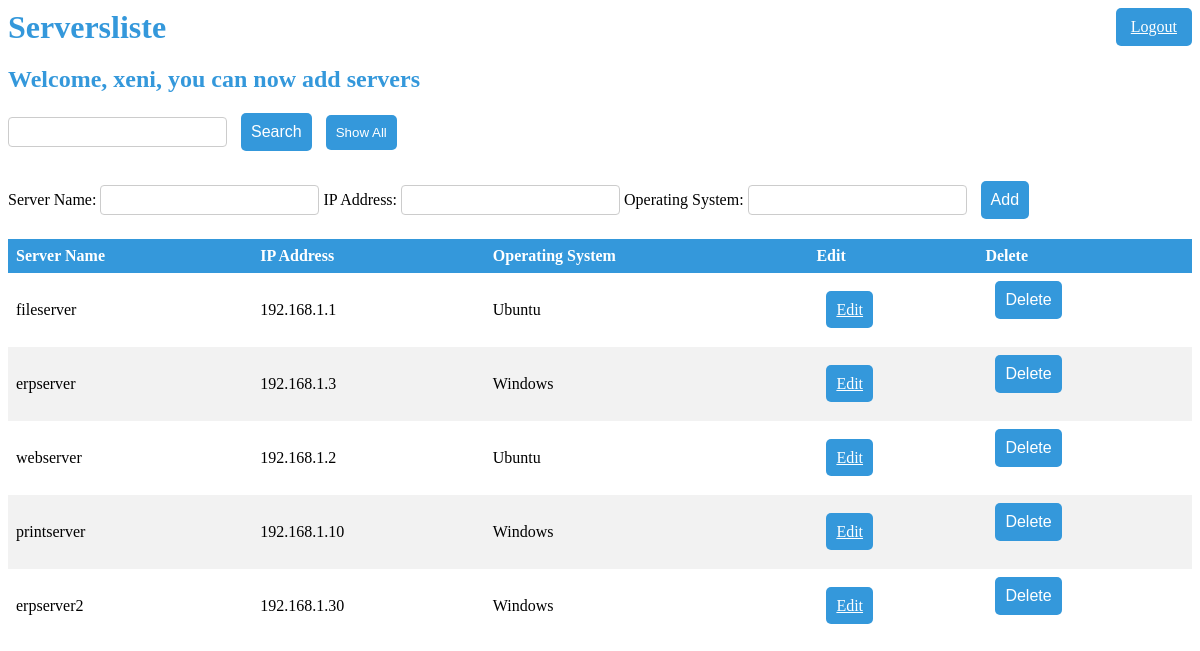
Screenshot of / (signed in) with the database file from the repository.
### app/models.py (models this page shows, shortened)
class User(UserMixin, db.Model):
    id = db.Column(db.Integer, primary_key=True)
    username = db.Column(db.String(64), index=True, unique=True)
    email = db.Column(db.String(120), index=True, unique=True)
    password_hash = db.Column(db.String(128))

class Server(db.Model):
    id = db.Column(db.Integer, primary_key=True)
    servername = db.Column(db.String(50), unique=True)
    ip = db.Column(db.String(50), unique=True)
    os = db.Column(db.String(50))

### app/routes.py (the view)
@app.route('/', methods=['GET', 'POST'])
@login_required
def index():
    search_term = request.form.get('search_term', '')
    if request.method == 'POST':
        form_data = request.form.to_dict()
        servername = form_data.get('servername')
        ip = form_data.get('ip')
        os = form_data.get('os')
        if not all((servername, ip, os)):
            error_message = "all fields are reqiured"
            servers = Server.query.all()
            return render_template('index.html', error=error_message, servers=servers, search_term=search_term)
        existing_server = Server.query.filter_by(servername=servername).first()
        existing_ip = Server.query.filter_by(ip=ip).first()
        if existing_server is not None:
            error_message = f"server name '{servername}' is already in use"
            servers = Server.query.all()
            return render_template('index.html', servers=servers, error=error_message)
        if existing_ip is not None:
            error_message = f"IP address '{ip}' is already in use"
            servers = Server.query.all()
            return render_template('index.html', servers=servers, error=error_message)
        server = Server(servername=servername, ip=ip, os=os)
        db.session.add(server)
        db.session.commit()
        flash('server added successfully')
        return redirect(url_for('index'))
    else:
        search_term = request.args.get('search_term', '')
        if search_term:
            servers = Server.query.filter((Server.servername.like(f'%{search_term}%')) | (Server.ip.like(f'%{search_term}%')) | (Server.os.like(f'%{search_term}%'))).all()
            if not servers:
                error_message = (f"no servers found matching '{search_term}'. showing all servers instead.")
                servers = Server.query.all()
                return render_template('index.html', servers=servers, error=error_message)
        else:
            servers = Server.query.all()
        return render_template('index.html', servers=servers, search_term=search_term)

### app/models.py (called while the page is built)
@login.user_loader
def load_user(id):
    return User.query.get(int(id))

### app/templates/index.html (shortened to what this page needs)
<!DOCTYPE html>
<html>
<head>
</head>
<body>
    <div class="header">
        <h1>Serversliste</h1>
        <a href="{{ url_for('logout') }}" class="logout-btn">Logout</a>
    </div>
	<h2>Welcome, {{ current_user.username }}, you can now add servers</h2>
<div class="search-box">
    <form method="GET" action="/">
        <input type="text" name="search_term" value="{{ search_term }}">
        <input type="submit" value="Search">
        <button class="show-all-btn" type="button" onclick="window.location.href='/';">Show All</button>
    </form>
</div>
	<div>
		<form method="POST" action="">
			<label for="servername">Server Name:</label>
			<input type="text" name="servername">
			<label for="ip">IP Address:</label>
			<input type="text" name="ip">
			<label for="os">Operating System:</label>
			<input type="text" name="os">
			<input type="submit" value="Add">
		</form>
	</div>
    <div class="flashes">
	<table>
		<thead>
			<tr>
				<th>Server Name</th>
				<th>IP Address</th>
				<th>Operating System</th>
				<th>Edit</th>
				<th>Delete</th>
			</tr>
		</thead>
		<tbody>
			{% for server in servers %}
			<tr>
				<td>{{ server.servername }}</td>
				<td>{{ server.ip }}</td>
				<td>{{ server.os }}</td>
				<td><a href="{{ url_for('edit', id=server.id) }}" class="buttonedit">Edit</a></td>
				<td>
					<form method="POST" action="{{ url_for('delete', id=server.id) }}">
						<input type="submit" value="Delete" onclick="return confirm('Are you sure you want to delete this server?')">
					</form>
				</td>
			</tr>
			{% endfor %}
		</tbody>
	</table>
</body>
</html>

### app/templates/index.html (style rules this page uses)
table { border-collapse: collapse; width: 100%; }
th, td { text-align: left; padding: 8px; }
tr:nth-child(even) { background-color: #f2f2f2; }
th { background-color: #3498DB; color: white; }
form { display: inline-block; margin-bottom: 10px; }
input[type="text"], input[type="submit"] { font-size: 16px; padding: 5px; border: 1px solid #ccc; border-radius: 4px; box-sizing: border-box; margin-bottom: 10px; }
input[type="submit"] { background-color: #3498DB; color: white; cursor: pointer; margin-left: 10px; }
input[type="submit"], .show-all-btn { background-color: #3498DB; color: white; cursor: pointer; margin-left: 10px; border: none; padding: 10px; border-radius: 5px; }
input[type="submit"], .buttonedit { background-color: #3498DB; color: white; cursor: pointer; margin-left: 10px; border: none; padding: 10px; border-radius: 5px; }
.flashes { text-align: center; list-style: none; margin: 0; padding: 0; }
.search-box { display: inline-block; margin-bottom: 10px; }
.header { display: flex; justify-content: space-between; align-items: center; margin-bottom: 20px; }
.header h1 { margin: 0; color: #3498DB; }
.logout-btn { background-color: #3498DB; color: white; border: none; padding: 10px 15px; border-radius: 5px; cursor: pointer; }
h2 { color: #3498DB; }

### rows the page displays
User: username "xeni"
Server: servername "fileserver", ip "192.168.1.1", os "Ubuntu"
Server: servername "erpserver", ip "192.168.1.3", os "Windows"
Server: servername "webserver", ip "192.168.1.2", os "Ubuntu"
Server: servername "printserver", ip "192.168.1.10", os "Windows"
Server: servername "erpserver2", ip "192.168.1.30", os "Windows"
